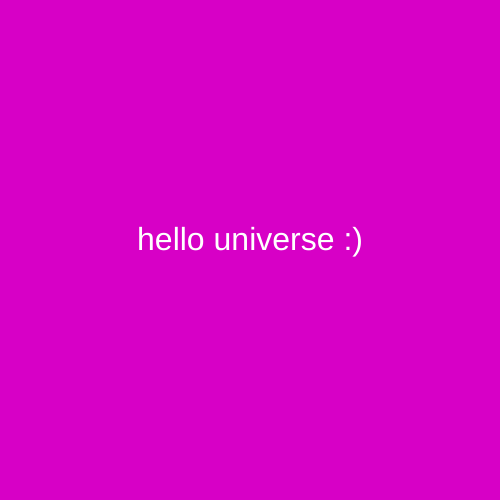
Frame 1 (no input)
Frame 60 (no input): identical to frame 1, image omitted
Frame 120 (the mouse pressed at the canvas centre since frame 60): identical to frame 1, image omitted

The p5.js sketch that drew this single still picture (run headless with seeded random() and noise() and a simulated clock; from frame 60 on, the mouse is pressed at the canvas centre):

// p5.js sketch
// ── sketch.js
function setup() {
  createCanvas(500, 500);
  textAlign(CENTER) ;
}

function draw() {
  background(215, 0, 198) ;
  fill('white') ;
  textSize(32) ;
  text("hello universe :)", 250, 250) ;
}
